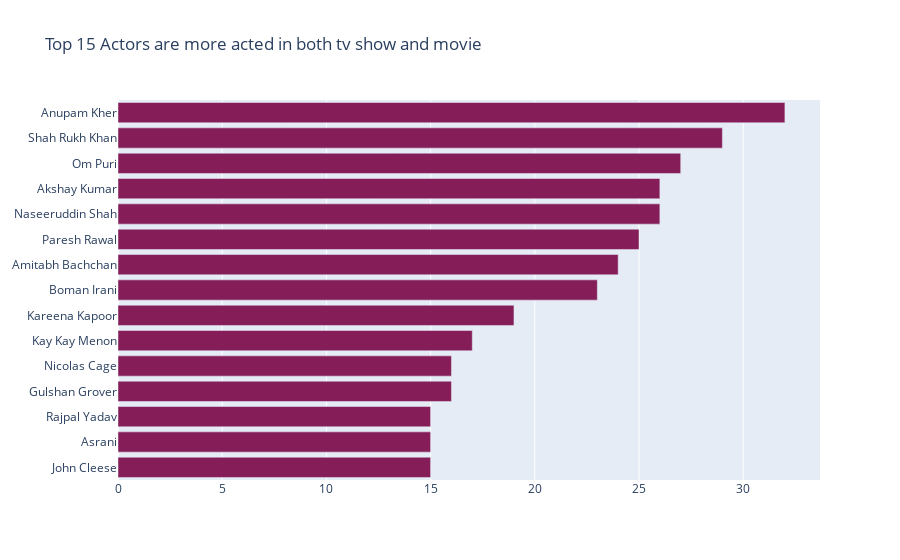

Notebook source saved alongside this figure:
### Markdown cell above
23 - Draw a Figure about calculating which actors are more acted in tv show and movie

### Code cell
categories = ", ".join(netflix_df['cast']).split(", ")
counter_list = Counter(categories).most_common(15)
labels = [_[0] for _ in counter_list][::-1]
values = [_[1] for _ in counter_list][::-1]
trace1 = go.Bar(y=labels, x=values, orientation="h", marker=dict(color='#851d58'))

data1 = [trace1]
layout = go.Layout(title="Top 15 Actors are more acted in both tv show and movie", legend=dict(x=0.1, y=1.1, orientation="h"))
fig = go.Figure(data1, layout=layout)
pio.write_image(fig, "images/image9.png")
fig.show()

### Figure 1 — Plotly figure (JSON) as saved in the notebook; plotly's stock layout.template omitted (floating-point values rounded to 4 significant figures)
{"data": [{"marker": {"color": "#851d58"}, "orientation": "h", "type": "bar", "x": [15, 15, 15, 16, 16, 17, 19, 23, 24, 25, 26, 26, 27, 29, 32], "y": ["John Cleese", "Asrani", "Rajpal Yadav", "Gulshan Grover", "Nicolas Cage", "Kay Kay Menon", "Kareena Kapoor", "Boman Irani", "Amitabh Bachchan", "Paresh Rawal", "Naseeruddin Shah", "Akshay Kumar", "Om Puri", "Shah Rukh Khan", "Anupam Kher"]}], "layout": {"legend": {"orientation": "h", "x": 0.1, "y": 1.1}, "title": {"text": "Top 15 Actors are more acted in both tv show and movie"}}}
